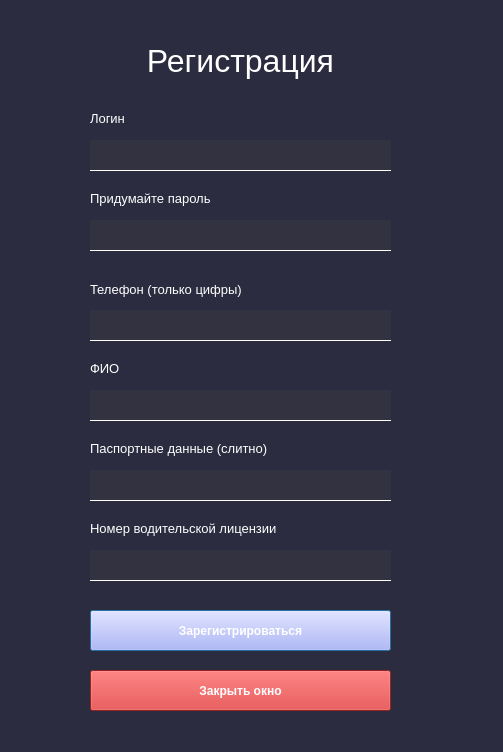
<?xml version="1.0" encoding="UTF-8"?>
<ui version="4.0">
 <class>RegistrationWindow</class>
 <widget class="QDialog" name="RegistrationWindow">
  <property name="geometry">
   <rect>
    <x>0</x>
    <y>0</y>
    <width>503</width>
    <height>752</height>
   </rect>
  </property>
  <property name="windowTitle">
   <string>Регистрация</string>
  </property>
  <property name="styleSheet">
   <string notr="true">QPushButton{
	font: 75 9pt &quot;MS Shell Dlg 2&quot;;
	background-color: rgb(170, 170, 255);
	color: rgb(255, 255, 255);
	font-weight: bold
}
QPushButton#exit_btn{
	background-color: rgb(211, 47, 47);
	font: 75 9pt &quot;MS Shell Dlg 2&quot;;
	font-weight: bold

}
QDialog{

	background-color: rgb(44, 44, 64);
}
QLabel{
	
	color: rgb(255, 255, 255);
}
QLineEdit{
	border: 1px solid rgb(255, 255, 255);
	border-top-color: rgba(255, 255, 255, 0);
	border-right-color: rgba(255, 255, 255, 0);
	border-left-color: rgba(255, 255, 255, 0);
	background-color: rgb(50, 50, 64);
	color: rgb(255, 255, 255);
}</string>
  </property>
  <widget class="QLabel" name="lgn_lbl">
   <property name="geometry">
    <rect>
     <x>90</x>
     <y>110</y>
     <width>301</width>
     <height>16</height>
    </rect>
   </property>
   <property name="font">
    <font>
     <pointsize>10</pointsize>
    </font>
   </property>
   <property name="text">
    <string>Логин</string>
   </property>
  </widget>
  <widget class="QLineEdit" name="lgn_line">
   <property name="geometry">
    <rect>
     <x>90</x>
     <y>140</y>
     <width>301</width>
     <height>31</height>
    </rect>
   </property>
  </widget>
  <widget class="QLabel" name="pwd_lbl">
   <property name="geometry">
    <rect>
     <x>90</x>
     <y>190</y>
     <width>301</width>
     <height>16</height>
    </rect>
   </property>
   <property name="font">
    <font>
     <pointsize>10</pointsize>
    </font>
   </property>
   <property name="text">
    <string>Придумайте пароль</string>
   </property>
  </widget>
  <widget class="QLineEdit" name="pwd_line">
   <property name="geometry">
    <rect>
     <x>90</x>
     <y>220</y>
     <width>301</width>
     <height>31</height>
    </rect>
   </property>
  </widget>
  <widget class="QLabel" name="phone_lbl">
   <property name="geometry">
    <rect>
     <x>90</x>
     <y>281</y>
     <width>301</width>
     <height>16</height>
    </rect>
   </property>
   <property name="font">
    <font>
     <pointsize>10</pointsize>
    </font>
   </property>
   <property name="text">
    <string>Телефон (только цифры)</string>
   </property>
  </widget>
  <widget class="QLineEdit" name="phone_line">
   <property name="geometry">
    <rect>
     <x>90</x>
     <y>310</y>
     <width>301</width>
     <height>31</height>
    </rect>
   </property>
  </widget>
  <widget class="QLabel" name="name_lbl">
   <property name="geometry">
    <rect>
     <x>90</x>
     <y>360</y>
     <width>301</width>
     <height>16</height>
    </rect>
   </property>
   <property name="font">
    <font>
     <pointsize>10</pointsize>
    </font>
   </property>
   <property name="text">
    <string>ФИО</string>
   </property>
  </widget>
  <widget class="QLineEdit" name="name_line">
   <property name="geometry">
    <rect>
     <x>90</x>
     <y>390</y>
     <width>301</width>
     <height>31</height>
    </rect>
   </property>
  </widget>
  <widget class="QLabel" name="passport_lbl">
   <property name="geometry">
    <rect>
     <x>90</x>
     <y>440</y>
     <width>301</width>
     <height>16</height>
    </rect>
   </property>
   <property name="font">
    <font>
     <pointsize>10</pointsize>
    </font>
   </property>
   <property name="text">
    <string>Паспортные данные (слитно)</string>
   </property>
  </widget>
  <widget class="QLineEdit" name="passport_line">
   <property name="geometry">
    <rect>
     <x>90</x>
     <y>470</y>
     <width>301</width>
     <height>31</height>
    </rect>
   </property>
  </widget>
  <widget class="QLineEdit" name="drv_line">
   <property name="geometry">
    <rect>
     <x>90</x>
     <y>550</y>
     <width>301</width>
     <height>31</height>
    </rect>
   </property>
  </widget>
  <widget class="QLabel" name="drv_lbl">
   <property name="geometry">
    <rect>
     <x>90</x>
     <y>520</y>
     <width>301</width>
     <height>16</height>
    </rect>
   </property>
   <property name="font">
    <font>
     <pointsize>10</pointsize>
    </font>
   </property>
   <property name="text">
    <string>Номер водительской лицензии</string>
   </property>
  </widget>
  <widget class="QPushButton" name="reg_btn">
   <property name="geometry">
    <rect>
     <x>90</x>
     <y>610</y>
     <width>301</width>
     <height>41</height>
    </rect>
   </property>
   <property name="font">
    <font>
     <family>MS Shell Dlg 2</family>
     <pointsize>9</pointsize>
     <weight>75</weight>
     <italic>false</italic>
     <bold>true</bold>
    </font>
   </property>
   <property name="text">
    <string>Зарегистрироваться</string>
   </property>
  </widget>
  <widget class="QPushButton" name="exit_btn">
   <property name="geometry">
    <rect>
     <x>90</x>
     <y>670</y>
     <width>301</width>
     <height>41</height>
    </rect>
   </property>
   <property name="font">
    <font>
     <family>MS Shell Dlg 2</family>
     <pointsize>9</pointsize>
     <weight>75</weight>
     <italic>false</italic>
     <bold>true</bold>
    </font>
   </property>
   <property name="text">
    <string>Закрыть окно</string>
   </property>
  </widget>
  <widget class="QLabel" name="main_lbl">
   <property name="geometry">
    <rect>
     <x>90</x>
     <y>20</y>
     <width>301</width>
     <height>81</height>
    </rect>
   </property>
   <property name="font">
    <font>
     <pointsize>24</pointsize>
    </font>
   </property>
   <property name="text">
    <string>Регистрация</string>
   </property>
   <property name="alignment">
    <set>Qt::AlignCenter</set>
   </property>
  </widget>
 </widget>
 <resources/>
 <connections/>
</ui>
